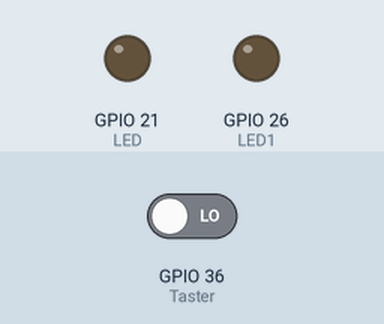
The sketch below on a simulated ESP32. On the bench: output pins drawn as LEDs (lit = HIGH). The inputs (shaded band) are chosen by the test bench; at power-on: GPIO 36 (Taster) LOW.

Above: at 4.2 s.
4.3 s: GPIO 36 (Taster) driven LOW
5.8 s: GPIO 36 (Taster) driven HIGH
At 6.7 s:
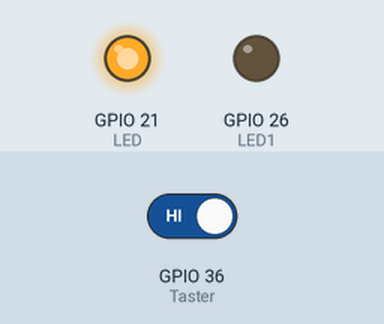
Timing chart, 0 to 12.3 s (numbered marks = the images above; inputs shaded):
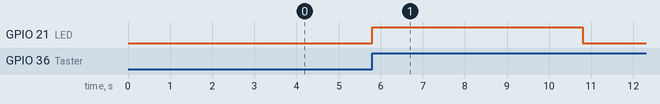

The sketch:

2.16.ino
```cpp
/* Aufgabe 2.16 - ESP32 Switch Blink

Erstellen Sie ein Programm für das STTS-ESP32-System, das abhängig vom Zustand des
Tasters die LED 1 mit einer Frequenz von 1 Hertz blinkt oder ganz ausschaltet! (siehe
Datenblatt ESP32)

Vermeiden Sie die Verwendung des „delay()“ Befehls!


Hinweis: Die Vollständige Dokumentation finden sie in "Aufgabe 2 Team K.pdf"
*/


// Definieren der GPIO Pins für Taster und LED
int Taster = 36;
int LED = 21;
int LED1 =26;
int val = 0;
long Timeout = 5000;
long Timer = 0;
int state = LOW;

void setup() {
  // Definieren des Tasters als Input und der LED als Output
  pinMode(Taster,INPUT);
  pinMode(LED1,OUTPUT);
  pinMode(LED,OUTPUT);
  digitalWrite(LED1,LOW);
}

void loop() {
  // Auslesen des Tasterzustands
  val = digitalRead(Taster);
  // Wenn Taster gedrückt
  if (val == 1)
  {
    // wenn die Zeit seit dem letzten Wechsel größer als das Timeout ist
    if (millis() >= Timeout + Timer)
    {
      // Timer zurücksetzen und LED Zustand wechseln
      Timer = millis();
      if (state == LOW) state = HIGH;
      else state = LOW;
      digitalWrite(LED,state);
    }
  }
  // Wenn Taster nicht gedrückt, LED ausschalten
  else
  {
    digitalWrite(LED,LOW);
    state = LOW;
    Timer = 0;
  }
}
```

Measured:
- after the input at 4.3 s, every drawn part: stays the same
- after the input at 5.8 s, GPIO 21 (LED): LOW → HIGH at once, → LOW 5.0 s later
